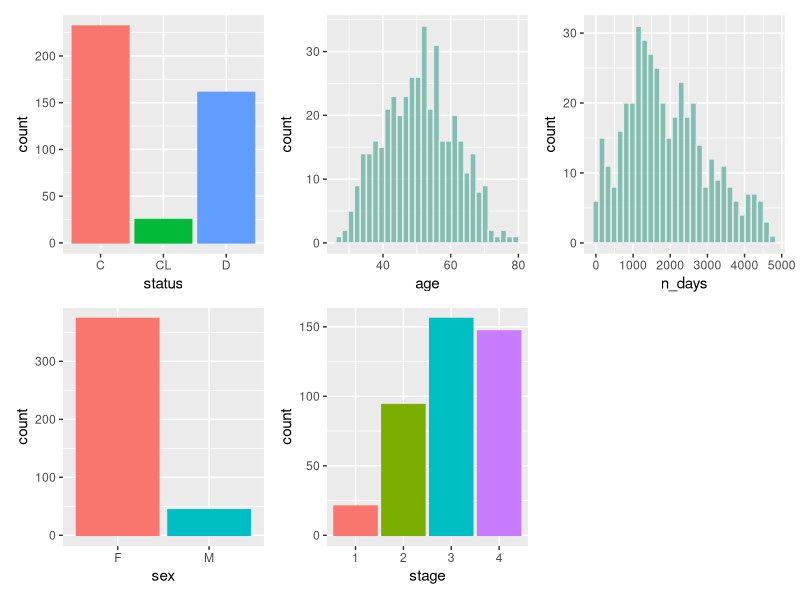
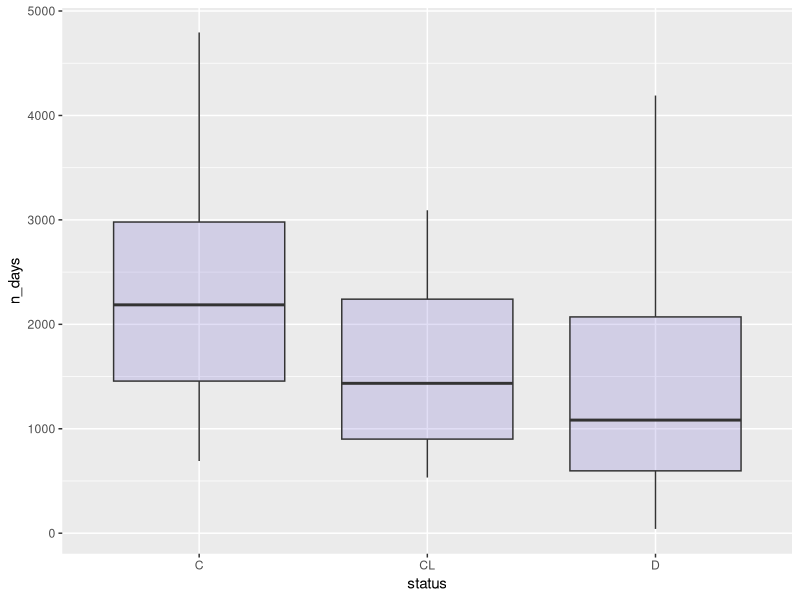
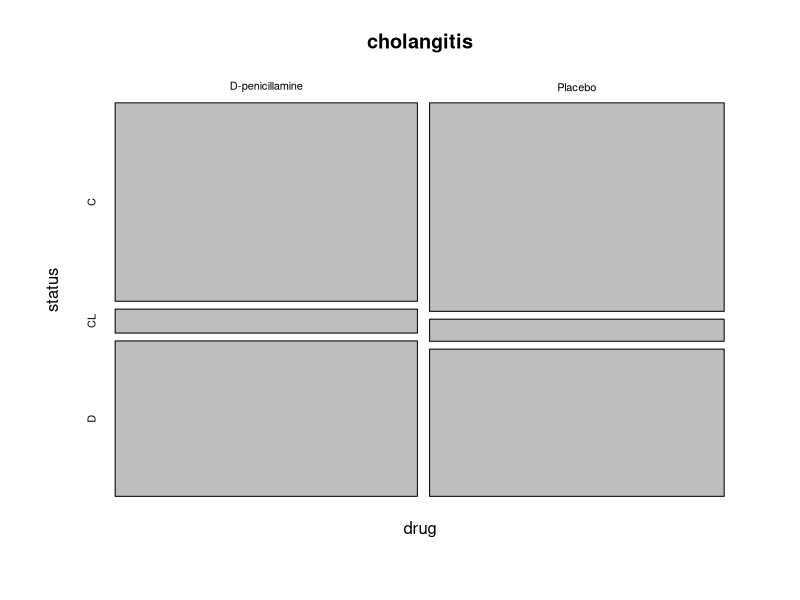
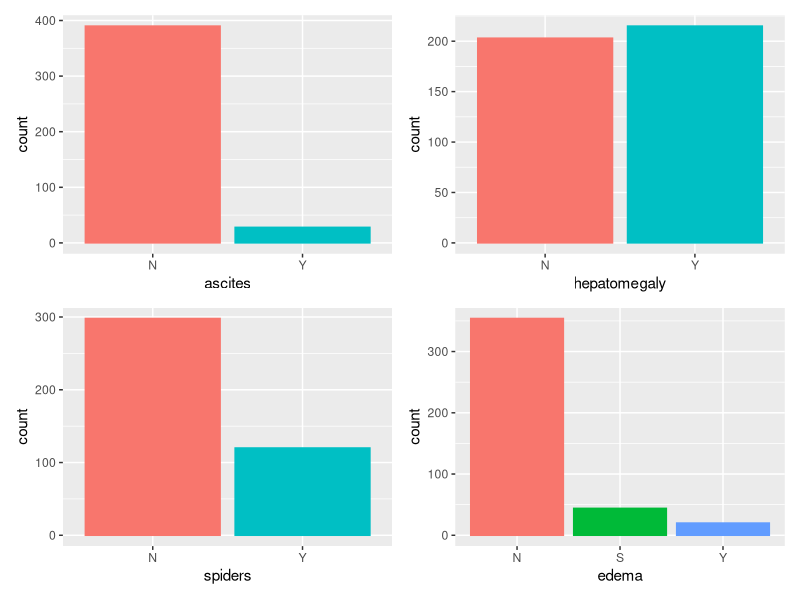
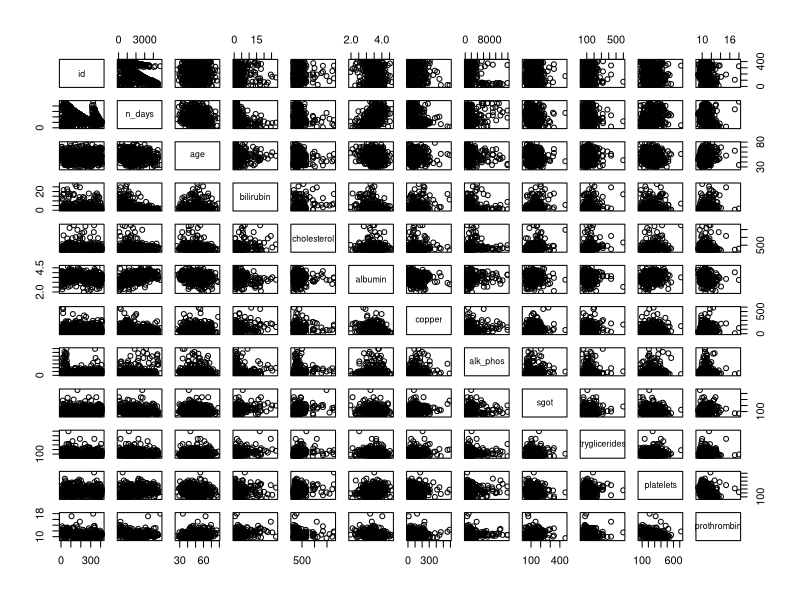

Generate these figures, in order, with R:
## ---- chunk 1
knitr::opts_chunk$set(echo = TRUE, tidy.opts=list(width.cutoff=60), tidy=TRUE)
## ---- chunk 2
pkgTest <- function(x) {
  if (!require(x,character.only = TRUE)) {
    install.packages(x,dep=TRUE)
    if(!require(x,character.only = TRUE)) stop("Package not found")
  }
}

packages = c("tidyverse", "patchwork")
loading <- lapply(packages, pkgTest)

library(tidyverse)
library(patchwork)
## ---- chunk 3
cholangitis <- read.csv("cholangitis-data.csv")

cat_vars <- c("status", "drug", "sex", "ascites", "hepatomegaly", "spiders", "edema", "stage")

cholangitis[, cat_vars] <- lapply(cholangitis[, cat_vars], factor)
cholangitis[, "age"] <- cholangitis[, "age"] / 365 # converting from days to years
head(cholangitis)
## ---- chunk 4
status_bar <- ggplot(cholangitis, aes(x=status, color=factor(status), fill=factor(status))) +
  geom_bar() +
  theme(legend.position="none")

sex_bar <- ggplot(cholangitis, aes(x=sex, color=factor(sex), fill=factor(sex))) +
  geom_bar() + 
  theme(legend.position="none")

stage_bar <- ggplot(cholangitis, aes(x=stage, color=factor(stage), fill=factor(stage))) +
  geom_bar() + 
  theme(legend.position="none")

age_hist <- ggplot(cholangitis, aes(x=age)) +
  geom_histogram(fill="#69b3a2", color="#e9ecef", alpha=0.8)

n_days_hist <- ggplot(cholangitis, aes(x=n_days)) +
  geom_histogram(fill="#69b3a2", color="#e9ecef", alpha=0.8)

status_bar + age_hist + n_days_hist + sex_bar + stage_bar
## ---- chunk 5
ggplot(cholangitis, aes(x=status, y=n_days)) + 
    geom_boxplot(fill="slateblue", alpha=0.2)
## ---- chunk 6
mosaicplot(drug~status, cholangitis)
## ---- chunk 7
ascites_bar <- ggplot(cholangitis, aes(x=ascites, color=factor(ascites), fill=factor(ascites))) +
  geom_bar() + 
  theme(legend.position="none")

hepatomegaly_bar <- ggplot(cholangitis, aes(x=hepatomegaly, color=factor(hepatomegaly), fill=factor(hepatomegaly))) +
  geom_bar() + 
  theme(legend.position="none")

spiders_bar <- ggplot(cholangitis, aes(x=spiders, color=factor(spiders), fill=factor(spiders))) +
  geom_bar() + 
  theme(legend.position="none")

edema_bar <- ggplot(cholangitis, aes(x=edema, color=factor(edema), fill=factor(edema))) +
  geom_bar() + 
  theme(legend.position="none")

ascites_bar + hepatomegaly_bar + spiders_bar + edema_bar
## ---- chunk 8
chol_continuous <- select(cholangitis, -all_of(cat_vars))

pairs(chol_continuous)
## ---- chunk 9
cholangitis_clean <- cholangitis %>% 
  subset(status != "CL")
  
## ---- chunk 10
continuous_fit <- lm(n_days ~ ., chol_continuous)
